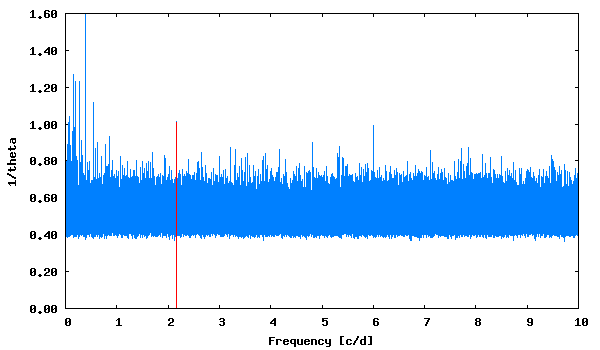

Here is the gnuplot script that generated this plot:
set term png size 600,350 medium
set colors classic
set output "phase_lc_4.lk.png"
set xlabel "Frequency [c/d]"
set ylabel "1/theta"
set format y "%5.2f"
plot [] "lk.periodogram" using 1:2 with lines linecolor 3 title "", "<echo '2.159140  1.01'" with impulses linecolor 1 title ""
 
